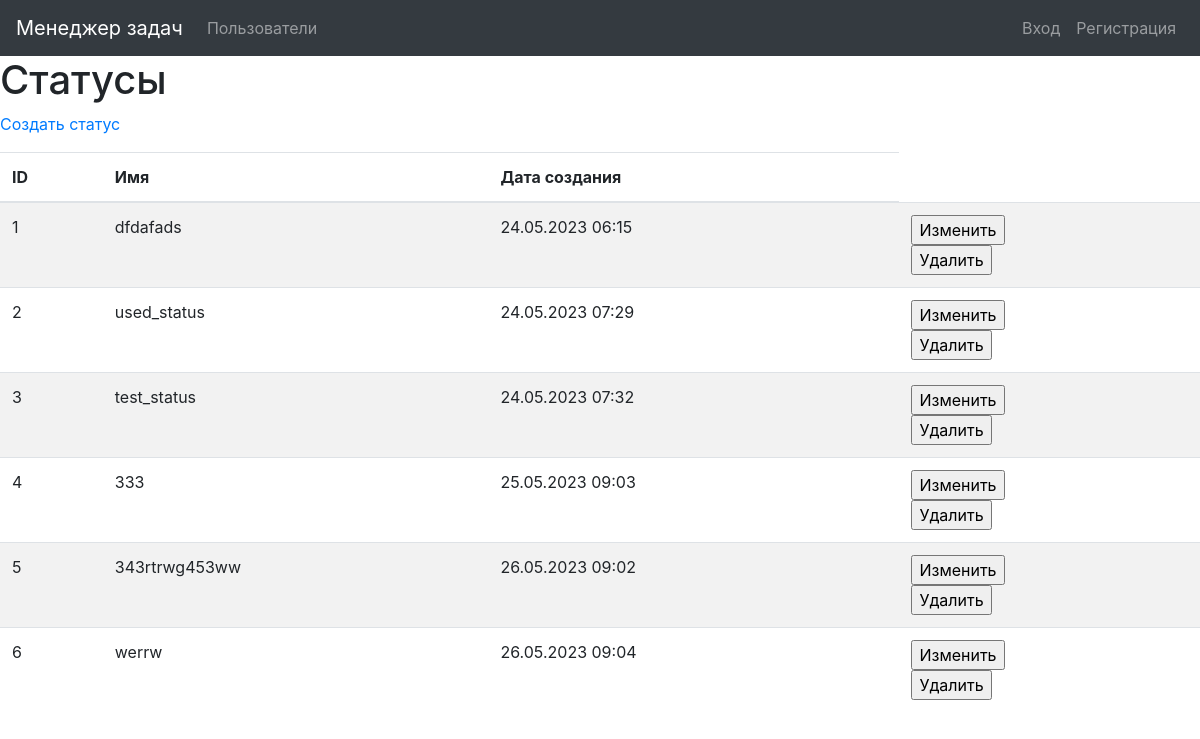
Screenshot of /statuses/ with the database file from the repository.
### task_manager/statuses/models.py (models this page shows, shortened)
class Status(models.Model):
    name = models.CharField(_('Name'), max_length=100, unique=True)
    created_at = models.DateTimeField(default=timezone.now)

### task_manager/statuses/views.py (the view)
# urls.py: path('', views.StatusesListView.as_view(),
class StatusesListView(ListView):
    model = Status
    template_name = 'status/status_list.html'
    context_object_name = 'statuses'

### task_manager/templates/status/status_list.html (shortened to what this page needs)
{% extends "base.html" %}
{% block content %}
{% load i18n %}
<h1>{% translate "Statuses" %}</h1>
<p><a href="{% url 'status_create' %}">{% translate "Create status" %}</a></p>
<div class="table-responsive">
  <table class="table table-striped">
    <thead>
      <tr>
        <th>ID</th>
        <th>{% translate "Name" %}</th>
        <th>{% translate "Creation date" %}</th>
      </tr>
    </thead>
    <tbody>
    {% for status in statuses %}
      <tr>
        <td>{{ status.id }}</td>
        <td>{{ status.name }}</td>
        <td>{{ status.created_at|date:"d.m.Y H:i" }}</td>
        <td>
          <form action="{% url 'status_update' pk=status.id %}" method="get">
          <input type="submit" value='{% translate "Change data" %}'>
          </form>
          <form action="{% url 'status_delete' pk=status.id %}" method="get">
          <input type="submit" value='{% translate "Delete data" %}'>
          </form>
        </td>
      </tr>
      {% endfor %}
      </tbody>
</table>
  </div>
{% endblock %}

### rows the page displays
Status: id "1", name "dfdafads", created_at "24.05.2023 06:15"
Status: id "2", name "used_status", created_at "24.05.2023 07:29"
Status: id "3", name "test_status", created_at "24.05.2023 07:32"
Status: id "4", name "333", created_at "25.05.2023 09:03"
Status: id "5", name "343rtrwg453ww", created_at "26.05.2023 09:02"
Status: id "6", name "werrw", created_at "26.05.2023 09:04"
